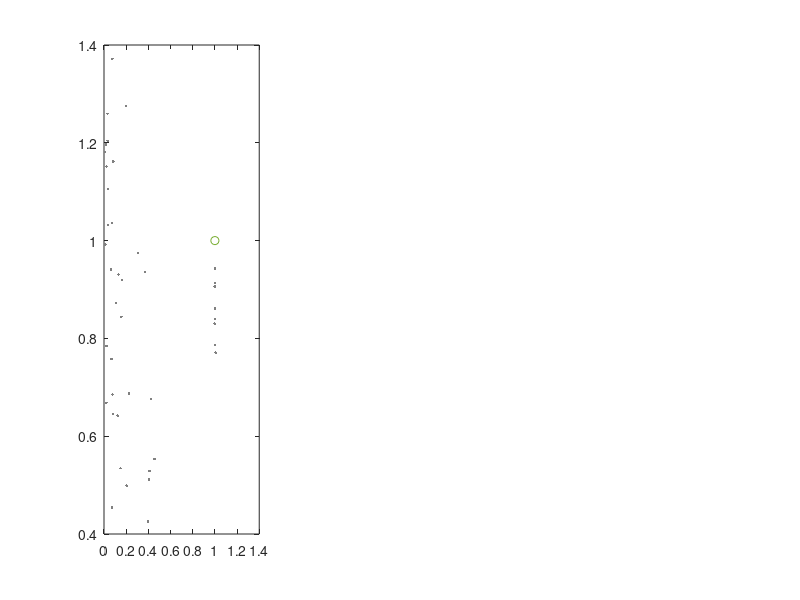

This figure's MATLAB source: (Note: this script raises an error after producing the figure.)
function[] = visualize_data_SRS()
% 
% [username, githubfolder] = get_paths();
% cd([githubfolder, '\biophysical-muscle-model\Data'])
load('SRS_data.mat', 'SRSrel', 'F0s', 'th')

%% summary plot
AMPs = [0 12 38 121 216 288 383 682]/10000;
ISIs = [1 10 100 316 1000 3160 10000]/1000;

iid = [1 3 4 5 7];
aid = [1:4, 7];

subplot(131)
plot(squeeze(F0s(:,1,7,:)), squeeze(SRSrel(:,1,7,:)), '.', 'color', [.5 .5 .5]); hold on

errorbar(mean(F0s(:,1,7,:),4,'omitnan'), mean(SRSrel(:,1,7,:),4,'omitnan'),...
    std(SRSrel(:,1,7,:),1,4,'omitnan'),std(SRSrel(:,1,7,:),1,4,'omitnan'),...
    std(F0s(:,1,7,:),1,4,'omitnan'),std(F0s(:,1,7,:),1,4,'omitnan'),'o', 'color', [.5 .5 .5]); hold on

box off
xlabel('Isometric force (F_0)')
ylabel('Relative stiffness')

xlim([0 1.05])
ylim([0 1.5])

for i = 1:length(th)
    xline(th(i),'k:')
end

subplot(132)
plot(AMPs(aid), squeeze(SRSrel(4,1,aid,:)), '.', 'color', [.5 .5 .5]); hold on
errorbar(AMPs(aid), squeeze(mean(SRSrel(4,1,aid,:), 4, 'omitnan')), squeeze(std(SRSrel(4,1,aid,:), 1, 4, 'omitnan')), 'o', 'color', [.5 .5 .5])
% xlim([1e-4 1e2])
box off

subplot(133)
semilogx(ISIs(iid), squeeze(SRSrel(4,iid,7,:)), '.', 'color', [.5 .5 .5]); hold on
errorbar(ISIs(iid), squeeze(mean(SRSrel(4,iid,7,:), 4, 'omitnan')), squeeze(std(SRSrel(4,iid,7,:), 1, 4, 'omitnan')), 'o', 'color', [.5 .5 .5])
xlim([1e-4 1e2])
box off

for j = 1:3
    subplot(1,3,j)
    ylim([0 1.5])
    yline(1,'k--')
end

% %% 3d plot for all fibers
% if ishandle(3), close(3); end
% figure(3)
% % surf(repmat(AMPs(aid)',1,5), repmat(ISIs(iid), 5, 1), mean(squeeze(SRSrel(2,aid,iid,:)),3,'omitnan')); hold on
% plot3(repmat(AMPs(aid)',1,5), repmat(ISIs(iid), 5, 1), mean(squeeze(SRSrel(2,aid,iid,:)),3,'omitnan'),'o'); hold on
% 
% set(gca,'YScale', 'log')
% 
% 
% %% 3d plot for 3 fibers
% if ishandle(3), close(3); end
% figure(3)
% 
% titles = {'Passive', 'Low', 'Intermediate', 'High', 'Maximal'};
% for i = [1, 2, 3, 5]
%     nexttile
%     surf(repmat(AMPs(:),1,7), repmat(ISIs, 8, 1), mean(squeeze(SRSrel(i,:,:,9:11)),3,'omitnan')); hold on
%     % plot3(repmat(AMPs(aid)',1,5), repmat(ISIs(iid), 5, 1), mean(squeeze(SRSrel(2,aid,iid,:)),3,'omitnan'),'o'); hold on
% 
%     set(gca,'YScale', 'log', 'CLim', [.6 1.2])
%     zlim([.6 1.2])
%     view(45, 45)
%     title(titles{i})
% %     xlabel('Amplitude')
% %     ylabel('Recovery time')
% end

end